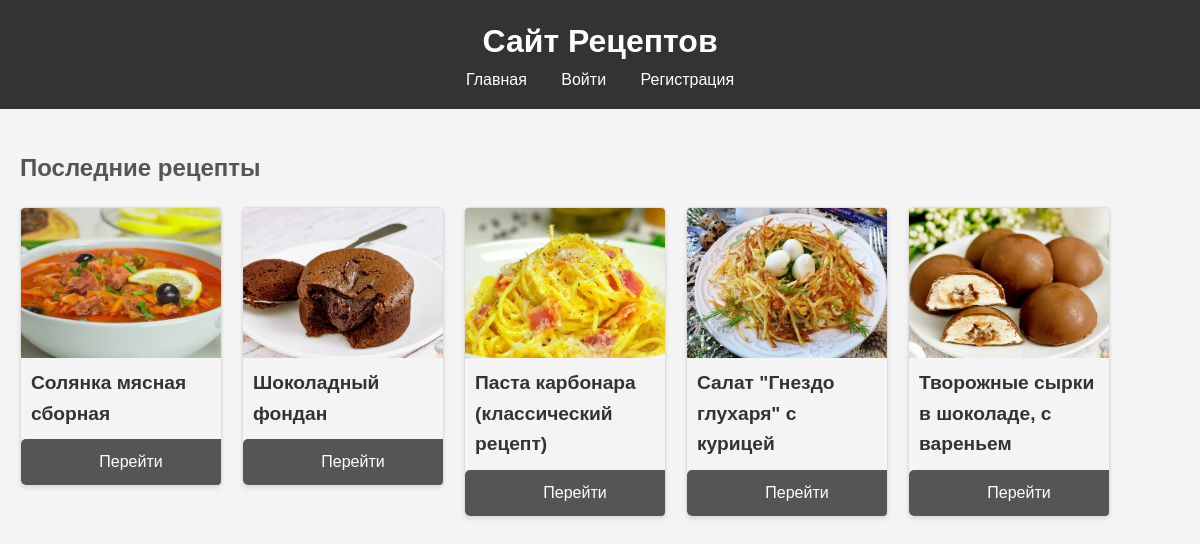
The page / on the database its author committed.
### recipes/models.py (models this page shows, shortened)
class Recipe(models.Model):
    title = models.CharField(max_length=200)
    description = models.TextField()
    steps = models.TextField()
    preparation_time = models.IntegerField()
    image = models.ImageField(upload_to='recipes/')
    author = models.ForeignKey(User, on_delete=models.CASCADE)
    ingredients = models.TextField(null=True, blank=True)  # Поле для ингредиентов
    categories = models.ManyToManyField('Category', through='RecipeCategory')

### recipes/views.py (the view)
# urls.py: path('', views.index, name='index'),
def index(request):
    recipes = Recipe.objects.order_by('?')[:5]
    return render(request, 'recipes/index.html', {'recipes': recipes})

### recipes/templates/recipes/index.html (shortened to what this page needs)
{% extends "recipes/base.html" %}
{% load static %}
{% block content %}
<h2>Последние рецепты</h2>
<div class="recipe-grid">
    {% for recipe in recipes %}
        <div class="recipe-card">
            {% if recipe.image %}
                <img src="{{ recipe.image.url }}" alt="{{ recipe.title }}">
            {% else %}
                <img src="{% static 'images/placeholder.jpg' %}" alt="Placeholder Image">
            {% endif %}
            <h3>{{ recipe.title }}</h3>
            <a href="{% url 'recipe_detail' recipe.id %}" class="btn">Перейти</a>
        </div>
    {% endfor %}
</div>
{% endblock %}

### recipes/static/css/styles.css (style rules this page uses)
body { font-family: Arial, sans-serif; line-height: 1.6; margin: 0; padding: 0; background-color: #f4f4f4; color: #333; }
h2 { color: #555; }
.recipe-grid { display: flex; flex-wrap: wrap; gap: 20px; }
.recipe-card { display: flex; flex-direction: column; justify-content: space-between; border: 1px solid #ddd; border-radius: 5px; overflow: hidden; width: 200px; box-shadow: 0 2px 4px rgba(0, 0, 0, 0.1); height: 100%; }
.recipe-card img { width: 100%; height: 150px; object-fit: cover; }
.recipe-card h3 { padding: 10px; font-size: 1.2em; margin: 0; flex-grow: 1; }
.recipe-card .btn { display: inline-block; width: 100%; padding: 10px; text-align: center; background-color: #555; color: white; text-decoration: none; border-radius: 5px; margin-top: auto; }

### rows shown on the page
Recipe: image (picture), title "Солянка мясная сборная"
Recipe: image (picture), title "Шоколадный фондан"
Recipe: image (picture), title "Паста карбонара (классический рецепт)"
Recipe: image (picture), title "Салат \"Гнездо глухаря\" с курицей"
Recipe: image (picture), title "Творожные сырки в шоколаде, с вареньем"
